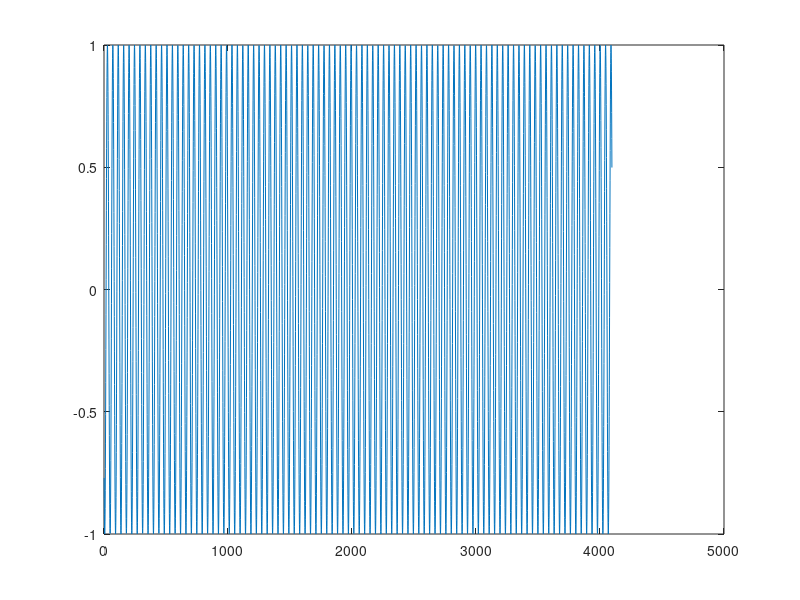

The MATLAB script that drew this image: (Note: this script raises an error after producing the figure.)
close all
clear
%Time space
time_mov = 1/8; 
tot_point = 1024*8;
t_1 = linspace(0, 1, tot_point);
t_2 = linspace(time_mov * 2, 1, tot_point * (1 - time_mov * 2)) ;
% a_m parameters
a_0 = 100 ;
a_1 = 10 * 2*pi;
a_2 = 100 * 2*pi;
a_3 = 500 * 2*pi;
a_4 = 000 * 2*pi;
% Siganl 
s_1 = exp(j*(a_0 + a_1 *t_1 + a_2 * t_1.^2 + a_3 *t_1.^3 + a_4 * t_1.^4)) ;
s_2 = [exp(-j*(a_0 + a_1 *t_2 + a_2 * t_2.^2 + a_3 *t_2.^3 + a_4 * t_2.^4)), zeros(1, tot_point * time_mov * 2)];
s1D = s_1 .* s_2 ;

s = s1D(1: tot_point * 0.5) .* conj(s1D(tot_point * 0.25+1: tot_point * 0.75)) ;
figure
plot(real(s))
figure

spectrogram(s1D,256,250,256,tot_point,'yaxis')
figure
%spectrogram(s,256,250,256,tot_point,'yaxis')
plot(linspace(0,tot_point,length(s)),abs(fft(s)))  
    set(gca,'FontSize',40,'Fontname','CMU Serif Roman')
	xlabel('Hz', 'Interpreter', 'latex')
	

%{
x_n = 5000;
y_n = 0;
d = 200; % Length of the target area 
v_x = -10; a_x = 0; % range
v_y = 0; a_y = 0; % azimuth 
% Platform
h = 5000;
La = 2;     
v_p = 100; 

eta = -50 : 0.1 : 50 ;
R1 = sqrt(h^2 + (x_n + 20* eta + 0.5* a_x* eta.^2).^2 + (y_n + -20* eta + 0.5* a_y * eta.^2 - v_p* eta).^2 ) ;
R2 = sqrt(h^2 + (x_n + 0* eta + 0.5* a_x* eta.^2).^2 + (y_n + 20* eta + 0.5* a_y * eta.^2 - v_p* eta).^2 ) ;
plot(R1)
hold
plot(R2)
%}